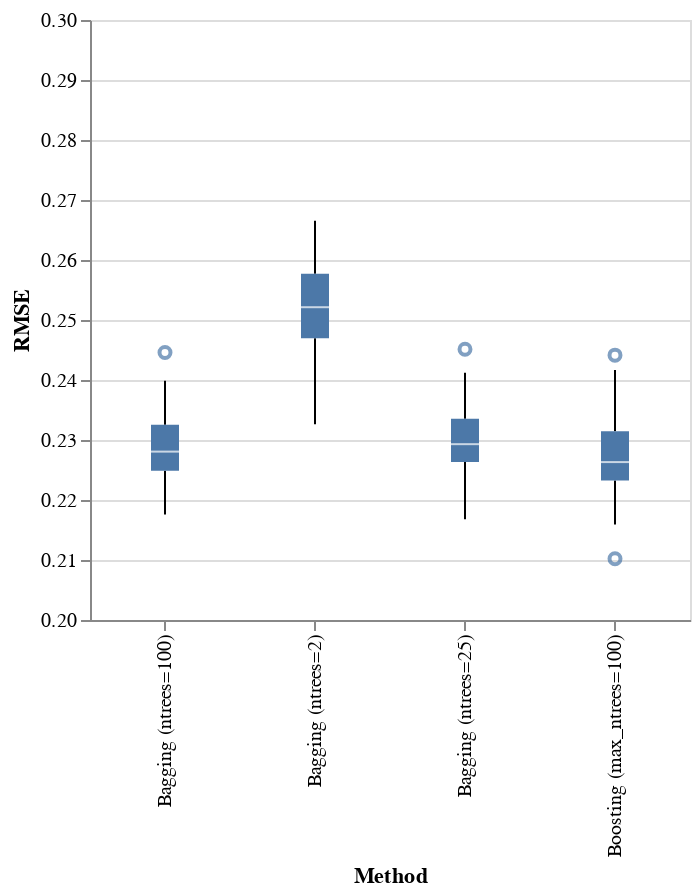

Notebook code for this chart:
### Code cell
import altair as alt

alt.Chart(results).mark_boxplot().encode(
    alt.Y("RMSE:Q", scale=alt.Scale(domain=[0.2, 0.3])),
    x='Method',
).properties(width=300)

### Figure 1 — Vega-Lite specification as saved in the notebook (floating-point values rounded to 4 significant figures; data arrays with more than 128 entries replaced by an {"elided": "..."} marker saying what was removed)
{"config": {"view": {"continuousWidth": 400, "continuousHeight": 300}}, "data": {"name": "data-0035e0b7eeb3a50aa3189c7d259c2b5a"}, "mark": "boxplot", "encoding": {"x": {"type": "nominal", "field": "Method"}, "y": {"type": "quantitative", "field": "RMSE", "scale": {"domain": [0.2, 0.3]}}}, "width": 300, "$schema": "https://vega.github.io/schema/vega-lite/v4.8.1.json", "datasets": {"data-0035e0b7eeb3a50aa3189c7d259c2b5a": {"elided": "200 records"}}}
